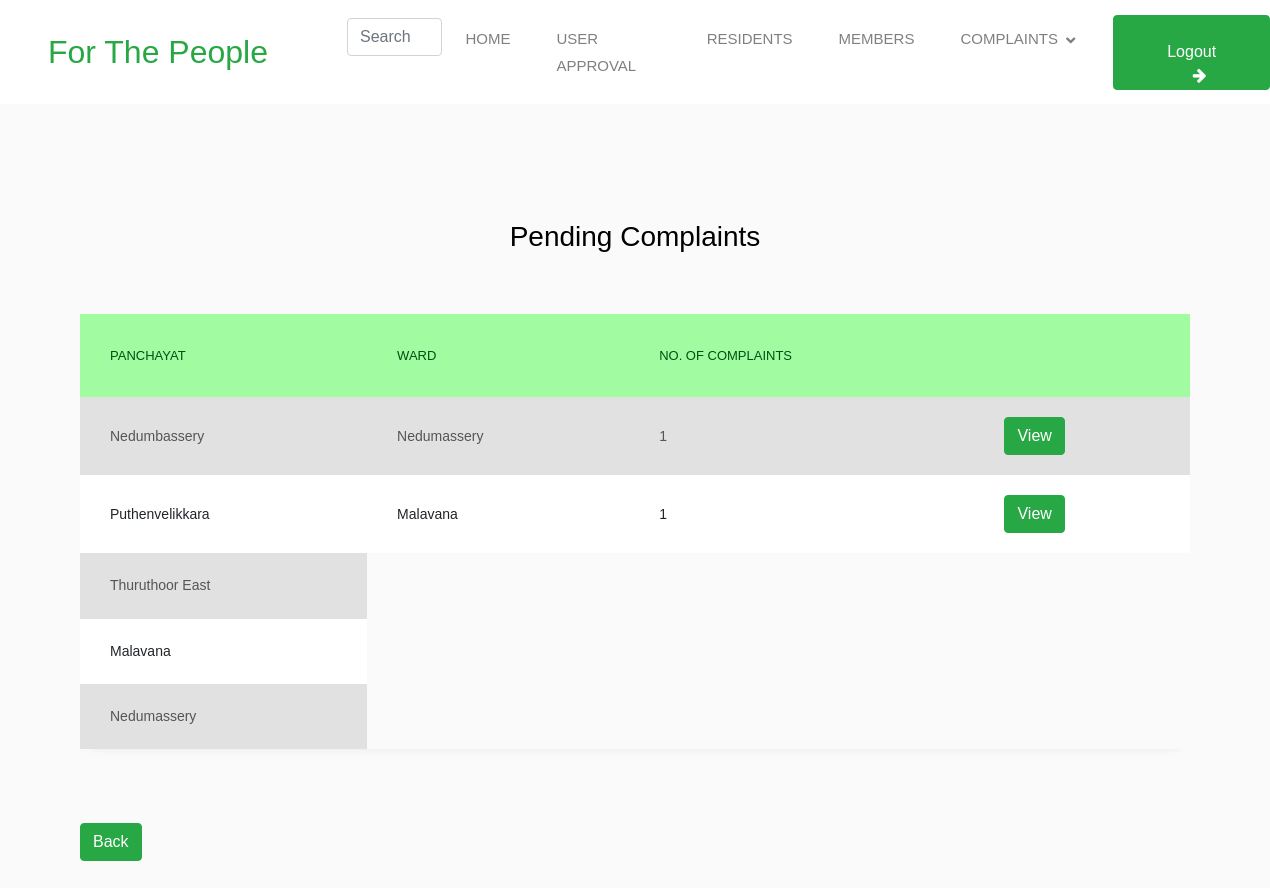
Page /pending on the committed database.
### app3/models.py (models this page shows, shortened)
class usersignup(models.Model):
    panchayatchoices = (
        ('Puthenvelikkara','Puthenvelikkara'),
        ('Chengamanadu','Chengamanadu'),
        ('Nedumbassery','Nedumbassery'),
        ('Parakkadavu','Parakkadavu'),
        ('Kunnukara','Kunnukara'),
    )
    panchayat = models.CharField(max_length=100,default='Nedumbassery',choices=panchayatchoices)
    ward = models.CharField(max_length=100)
    name = models.CharField(max_length=50)
    email = models.EmailField()
    phone = models.IntegerField()
    username = models.CharField(max_length=50)
    password = models.CharField(max_length=50)
    status = models.CharField(null=True,max_length=50)
    image = models.ImageField(null=True,upload_to='profile',default='img/noprofile.jpg')
    proof = models.ImageField(null=True,upload_to='proof')
    created_at = models.DateTimeField(auto_now_add=True)
    updated_at = models.DateTimeField(auto_now=True)
    ap = (
        ('Pending','Pending'),
        ('Approved','Approved')
    )
    approval = models.CharField(max_length=1000,choices=ap,default='Pending')
    address=models.TextField(blank=True)

### app3/views.py (the view)
# urls.py: path('pending',views.pending,name="pending"),
def pending(r):
    w="Pending"
    c = complaint.objects.all()
    d={}
    for i in c:
        if i.complaintstatus=="Pending":
            if d:
                temp=d.copy()
                for j,k in temp.items():
                    if i.usr.panchayat==j:
                        for m,n in k.items():
                            if i.usr.ward==m:
                                k[i.usr.ward]=n+1
                            else:
                                d[i.usr.ward]=1
                        d.update(temp)
                    else:
                        d[i.usr.panchayat]={i.usr.ward:1}
            else:
                d[i.usr.panchayat]={i.usr.ward:1}
    d1=len(d)
    return render(r,'adminn/status.html',{"d":d,"w":w,"d1":d1})

### template/adminn/status.html (shortened to what this page needs)
{% extends 'adminn/base.html' %}
{% block content %}
{%load static%}
<!doctype html>
<html lang="en">
  <head>
	{% load static %}
	<link rel="stylesheet" href="https://stackpath.bootstrapcdn.com/font-awesome/4.7.0/css/font-awesome.min.css">
	<link rel="stylesheet" href="{% static 'tb/css/style.css' %}">
	</head>
	<body>
{% if d1 > 0 %}
	<section class="ftco-section">
		<div class="container">
			<div class="row justify-content-center">
				<div class="col-md-6 text-center mb-5">
					<h2 class="heading-section">{{w}} Complaints</h2>
				</div>
			</div>
			<div class="row">
				<div class="col-md-12">
					<div class="table-wrap">
						<table class="table table-striped">
						  <thead>
						    <tr style="background-color: rgb(161, 251, 161); color: white;">
						      <th style="color: rgb(0, 81, 16);">Panchayat</th>
						      <th style="color: rgb(0, 81, 16);">Ward</th>
						      <th style="color: rgb(0, 81, 16);">No. of Complaints</th>
							  <th style="color: rgb(0, 81, 16);">&nbsp;</th>
						    </tr>
						  </thead>
						  <tbody>
							{% for j,k in d.items %}
						    <tr>
						      <td scope="row">{{j}}</td>
                              {% for m,n in k.items %}
						      <td>{{m}}</td>
						      <td>{{n}}</td>
						      <td><a href="status/{{m}}/{{w}}" class="btn btn-success">View</a></td>
                              {% endfor %}
                            </tr>
							{% endfor %}
						  </tbody>
						</table>
					</div>
          <br><br>
                    <div>
                        <a href="{% url 'base' %}" class="btn btn-success">Back</a>
                    </div>
				</div>
			</div>
		</div>
	</section>
{% endif %}
	</body>
</html>
{% endblock %}

### static/css/login.css (style rules this page uses)
.container { position: relative; z-index: 1; max-width: 300px; margin: 0 auto; }
.container:before, .container:after { content: ""; display: block; clear: both; }
body { background: #76b852; background: rgb(141,194,111); background: linear-gradient(90deg, rgba(141,194,111,1) 0%, rgba(118,184,82,1) 50%); font-family: "Roboto", sans-serif; -webkit-font-smoothing: antialiased; -moz-osx-font-smoothing: grayscale; }

### static/css/style.css (style rules this page uses)
:root { --primary: green; --light: #F5F5F5; --dark: #353535; }
.btn { font-weight: 500; transition: .5s; }

### rows in the picture
usersignup: d "Nedumbassery"
usersignup: k "Nedumassery", d "Nedumassery"
usersignup: d "Puthenvelikkara"
usersignup: k "Malavana", d "Malavana"
usersignup: d "Thuruthoor East"

### other values in the picture
{{ w }} "Pending"
{{ n }} "1" "1"
